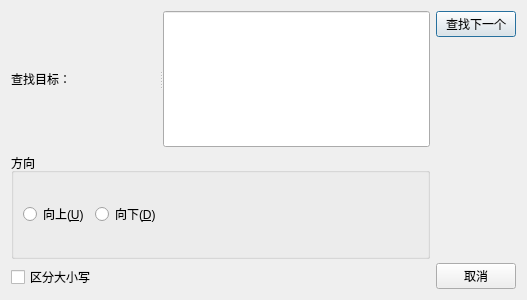
<?xml version="1.0" encoding="UTF-8"?>
<ui version="4.0">
 <class>SearchDialog</class>
 <widget class="QDialog" name="SearchDialog">
  <property name="geometry">
   <rect>
    <x>0</x>
    <y>0</y>
    <width>527</width>
    <height>300</height>
   </rect>
  </property>
  <property name="windowTitle">
   <string>查找</string>
  </property>
  <layout class="QHBoxLayout" name="horizontalLayout_4">
   <item>
    <layout class="QHBoxLayout" name="horizontalLayout_3">
     <item>
      <layout class="QVBoxLayout" name="verticalLayout_3">
       <item>
        <widget class="QSplitter" name="splitter">
         <property name="orientation">
          <enum>Qt::Orientation::Horizontal</enum>
         </property>
         <widget class="QLabel" name="label">
          <property name="sizePolicy">
           <sizepolicy hsizetype="Fixed" vsizetype="Preferred">
            <horstretch>0</horstretch>
            <verstretch>0</verstretch>
           </sizepolicy>
          </property>
          <property name="text">
           <string>查找目标：</string>
          </property>
         </widget>
         <widget class="QLineEdit" name="searchText"/>
        </widget>
       </item>
       <item>
        <layout class="QVBoxLayout" name="verticalLayout_2">
         <item>
          <widget class="QGroupBox" name="groupBox">
           <property name="sizePolicy">
            <sizepolicy hsizetype="Preferred" vsizetype="Preferred">
             <horstretch>0</horstretch>
             <verstretch>0</verstretch>
            </sizepolicy>
           </property>
           <property name="title">
            <string>方向</string>
           </property>
           <layout class="QHBoxLayout" name="horizontalLayout_2">
            <item>
             <layout class="QHBoxLayout" name="horizontalLayout">
              <item>
               <widget class="QRadioButton" name="rbUp">
                <property name="text">
                 <string>向上(&amp;U)</string>
                </property>
               </widget>
              </item>
              <item>
               <widget class="QRadioButton" name="rbDown">
                <property name="text">
                 <string>向下(&amp;D)</string>
                </property>
               </widget>
              </item>
              <item>
               <spacer name="horizontalSpacer">
                <property name="orientation">
                 <enum>Qt::Orientation::Horizontal</enum>
                </property>
                <property name="sizeHint" stdset="0">
                 <size>
                  <width>40</width>
                  <height>20</height>
                 </size>
                </property>
               </spacer>
              </item>
             </layout>
            </item>
           </layout>
          </widget>
         </item>
         <item>
          <widget class="QCheckBox" name="cbCaseSensitive">
           <property name="text">
            <string>区分大小写</string>
           </property>
          </widget>
         </item>
        </layout>
       </item>
      </layout>
     </item>
     <item>
      <layout class="QVBoxLayout" name="verticalLayout">
       <item>
        <widget class="QPushButton" name="btFindNext">
         <property name="text">
          <string>查找下一个</string>
         </property>
        </widget>
       </item>
       <item>
        <spacer name="verticalSpacer">
         <property name="orientation">
          <enum>Qt::Orientation::Vertical</enum>
         </property>
         <property name="sizeHint" stdset="0">
          <size>
           <width>20</width>
           <height>40</height>
          </size>
         </property>
        </spacer>
       </item>
       <item>
        <widget class="QPushButton" name="btCancel">
         <property name="text">
          <string>取消</string>
         </property>
        </widget>
       </item>
      </layout>
     </item>
    </layout>
   </item>
  </layout>
 </widget>
 <resources/>
 <connections/>
</ui>
